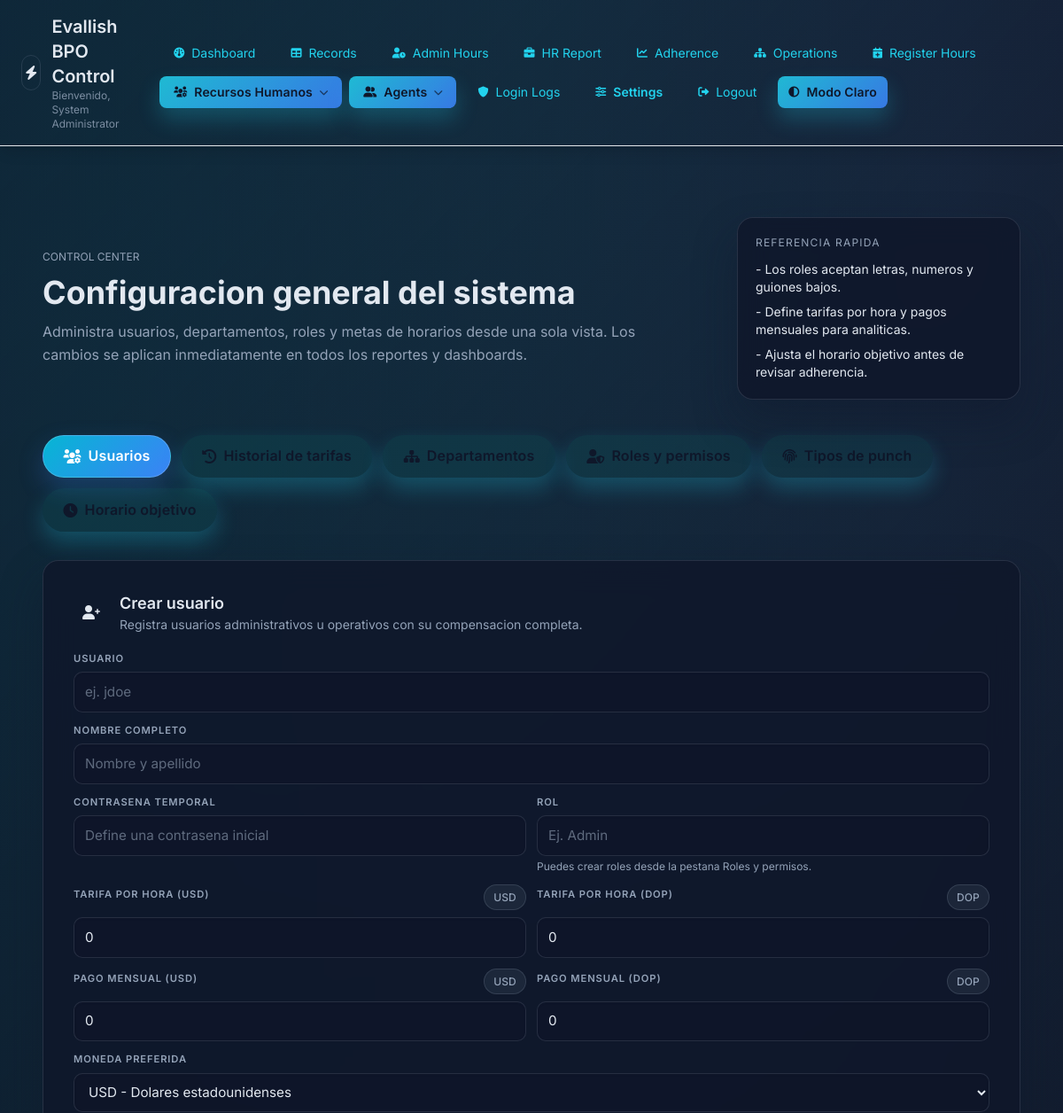
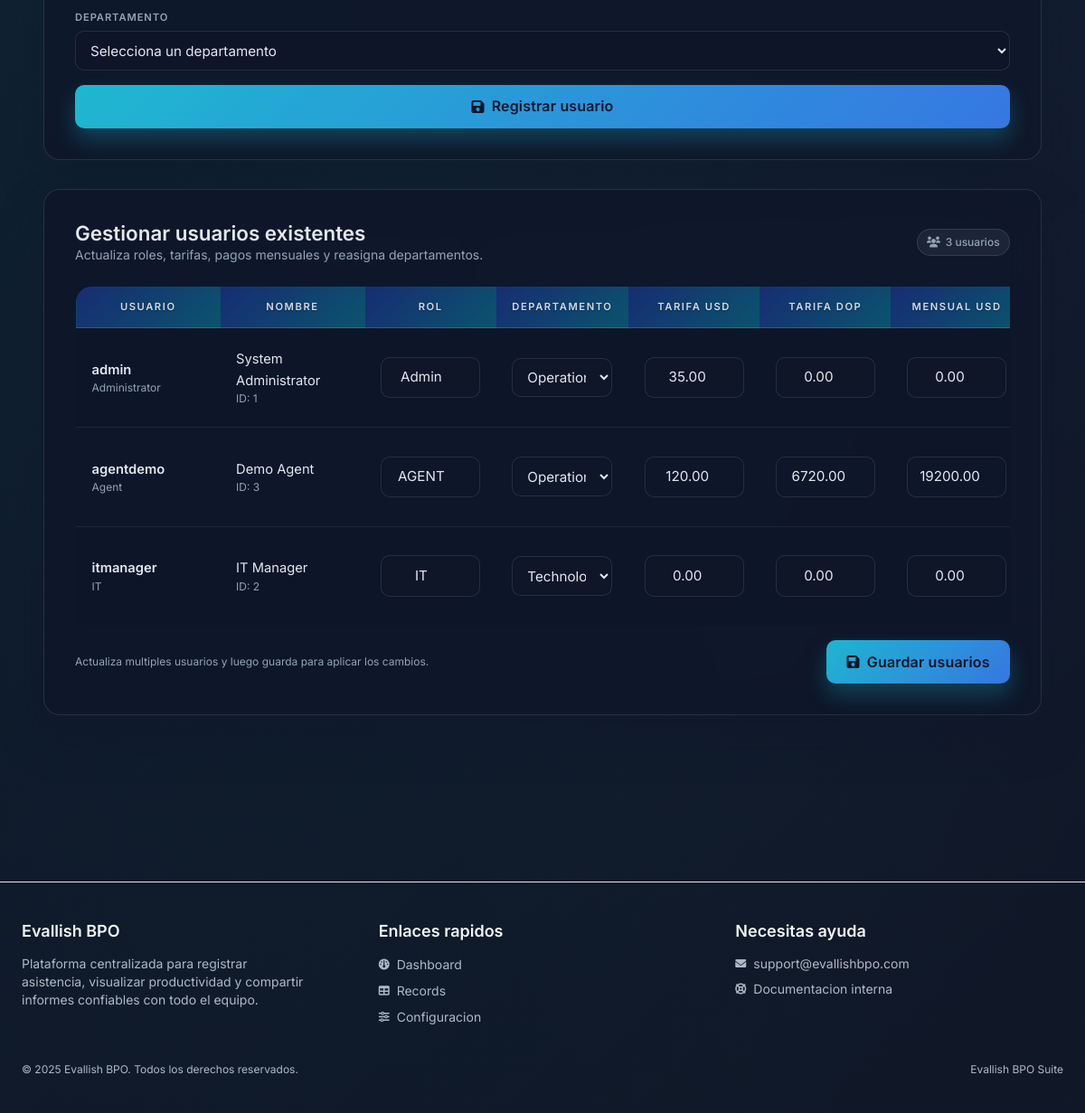
The page /settings.php (signed in) on the database its author committed (2 pictures, top to bottom).
### tables this page shows
CREATE TABLE `users` (
  `id` int(10) UNSIGNED NOT NULL,
  `username` varchar(50) NOT NULL,
  `employee_code` varchar(20) DEFAULT NULL,
  `full_name` varchar(150) NOT NULL,
  `password` varchar(255) NOT NULL COMMENT 'Passwords are stored as plain text by the current application.',
  `role` varchar(50) NOT NULL DEFAULT 'AGENT',
  `hourly_rate` decimal(10,2) NOT NULL DEFAULT 0.00,
  `monthly_salary` decimal(12,2) NOT NULL DEFAULT 0.00,
  `hourly_rate_dop` decimal(12,2) NOT NULL DEFAULT 0.00,
  `monthly_salary_dop` decimal(14,2) NOT NULL DEFAULT 0.00,
  `preferred_currency` varchar(3) NOT NULL DEFAULT 'USD',
  `department_id` int(10) UNSIGNED DEFAULT NULL,
  `exit_time` time DEFAULT NULL COMMENT 'Hora de salida personalizada para este empleado',
  `overtime_multiplier` decimal(4,2) DEFAULT NULL COMMENT 'Multiplicador personalizado de horas extras (NULL = usar configuracion global)',
  `reset_token` varchar(64) DEFAULT NULL,
  `token_expiry` datetime DEFAULT NULL,
  `created_at` timestamp NOT NULL DEFAULT current_timestamp()
);

CREATE TABLE `roles` (
  `id` int(10) UNSIGNED NOT NULL,
  `name` varchar(100) NOT NULL,
  `label` varchar(150) DEFAULT NULL,
  `description` text DEFAULT NULL,
  `created_at` timestamp NOT NULL DEFAULT current_timestamp(),
  `updated_at` timestamp NULL DEFAULT NULL ON UPDATE current_timestamp()
);

CREATE TABLE `departments` (
  `id` int(10) UNSIGNED NOT NULL,
  `name` varchar(150) NOT NULL,
  `description` text DEFAULT NULL,
  `created_at` timestamp NOT NULL DEFAULT current_timestamp(),
  `updated_at` timestamp NULL DEFAULT NULL ON UPDATE current_timestamp()
);

### db.php (called while the page is built, shortened)
<?php
if (!function_exists('getAllDepartments')) {
    function getAllDepartments(PDO $pdo): array
    {
        $stmt = $pdo->query("SELECT id, name, COALESCE(description, '') AS description FROM departments ORDER BY name");
        return $stmt->fetchAll(PDO::FETCH_ASSOC) ?: [];
    }
}
?>

### settings.php (the view, shortened to what this page needs)
<?php
include 'db.php';
$departments = getAllDepartments($pdo);
$userStmt = $pdo->query("
    SELECT
        u.id,
        u.username,
        u.full_name,
        u.role,
        u.hourly_rate,
        u.monthly_salary,
        u.hourly_rate_dop,
        u.monthly_salary_dop,
        u.preferred_currency,
        u.department_id,
        u.exit_time,
        u.overtime_multiplier,
        u.created_at,
        r.label AS role_label,
        d.name AS department_name
    FROM users u
    LEFT JOIN roles r ON r.name = u.role
    LEFT JOIN departments d ON d.id = u.department_id
    ORDER BY u.username
");
$users = $userStmt->fetchAll(PDO::FETCH_ASSOC);
?>
<?php include 'header.php'; ?>
<section class="space-y-12">
    <div class="max-w-7xl mx-auto px-6 py-10 space-y-10">
        <div class="flex flex-col gap-6 lg:flex-row lg:items-center lg:justify-between">
            <div class="space-y-3">
                <p class="text-muted text-xs uppercase tracking-[0.35em]">Control Center</p>
                <h1 class="text-primary text-3xl md:text-4xl font-bold">Configuracion general del sistema</h1>
                <p class="text-muted max-w-2xl">Administra usuarios, departamentos, roles y metas de horarios desde una sola vista. Los cambios se aplican inmediatamente en todos los reportes y dashboards.</p>
            </div>
            <div class="section-card w-full lg:w-80 p-5 space-y-3">
                <p class="text-muted text-xs uppercase tracking-widest">Referencia rapida</p>
                <ul class="text-sm text-primary space-y-2">
                    <li>- Los roles aceptan letras, numeros y guiones bajos.</li>
                    <li>- Define tarifas por hora y pagos mensuales para analiticas.</li>
                    <li>- Ajusta el horario objetivo antes de revisar adherencia.</li>
                </ul>
            </div>
        </div>
        <div id="quick-actions-grid" class="grid grid-cols-1 xl:grid-cols-3 gap-6">
            <article id="create-user-card" class="glass-card space-y-5">
                <div class="flex items-center gap-3">
                    <div class="h-10 w-10 rounded-xl bg-cyan-500/15 text-primary flex items-center justify-center">
                        <i class="fas fa-user-plus text-cyan-300"></i>
                    </div>
                    <div>
                        <h2 class="text-primary text-lg font-semibold">Crear usuario</h2>
                        <p class="text-muted text-sm">Registra usuarios administrativos u operativos con su compensacion completa.</p>
                    </div>
                </div>
                <form method="POST" class="space-y-4">
                    <div class="space-y-3">
                        <div>
                            <label class="form-label">Usuario</label>
                            <input type="text" name="username" required class="input-control" placeholder="ej. jdoe">
                        </div>
                        <div>
                            <label class="form-label">Nombre completo</label>
                            <input type="text" name="full_name" required class="input-control" placeholder="Nombre y apellido">
                        </div>
                        <div class="grid grid-cols-1 md:grid-cols-2 gap-3">
                            <div>
                                <label class="form-label">Contrasena temporal</label>
                                <input type="text" name="password" required class="input-control" placeholder="Define una contrasena inicial">
                            </div>
                            <div>
                                <label class="form-label">Rol</label>
                                <input type="text" name="role" list="role-options" required class="input-control" placeholder="Ej. Admin">
                                <p class="text-muted text-xs mt-1">Puedes crear roles desde la pestana Roles y permisos.</p>
                            </div>
                        </div>
                        <div class="grid grid-cols-1 lg:grid-cols-2 gap-3">
                            <div class="space-y-2">
                                <div class="flex items-center justify-between">
                                    <label class="form-label">Tarifa por hora (USD)</label>
                                    <span class="chip">USD</span>
                                </div>
                                <input type="number" step="0.01" min="0" name="hourly_rate_usd" class="input-control" value="0">
                            </div>
                            <div class="space-y-2">
                                <div class="flex items-center justify-between">
                                    <label class="form-label">Tarifa por hora (DOP)</label>
                                    <span class="chip">DOP</span>
                                </div>
                                <input type="number" step="0.01" min="0" name="hourly_rate_dop" class="input-control" value="0">
                            </div>
                            <div class="space-y-2">
                                <div class="flex items-center justify-between">
                                    <label class="form-label">Pago mensual (USD)</label>
                                    <span class="chip">USD</span>
                                </div>
                                <input type="number" step="0.01" min="0" name="monthly_salary_usd" class="input-control" value="0">
                            </div>
                            <div class="space-y-2">
                                <div class="flex items-center justify-between">
                                    <label class="form-label">Pago mensual (DOP)</label>
                                    <span class="chip">DOP</span>
                                </div>
                                <input type="number" step="0.01" min="0" name="monthly_salary_dop" class="input-control" value="0">
                            </div>
                        </div>
                        <div>
                            <label class="form-label">Moneda preferida</label>
                            <select name="preferred_currency" class="select-control">
                                <option value="USD">USD - Dolares estadounidenses</option>
                            </select>
                        </div>
                        <div>
                            <label class="form-label">Departamento</label>
                            <select name="department_id" class="select-control" required <?= empty($departments) ? 'disabled' : '' ?>>
                                <option value="">Selecciona un departamento</option>
                            </select>
                        </div>
                    </div>
                    <button type="submit" class="btn-primary w-full justify-center" <?= empty($departments) ? 'disabled' : '' ?>>
                        <i class="fas fa-save"></i>
                        Registrar usuario
                    </button>
                </form>
            </article>
        </div>
        <section id="manage-users-section" class="glass-card space-y-6">
            <div class="panel-heading">
                <div>
                    <h2 class="text-primary text-xl font-semibold">Gestionar usuarios existentes</h2>
                    <p class="text-muted text-sm">Actualiza roles, tarifas, pagos mensuales y reasigna departamentos.</p>
                </div>
                <span class="chip"><i class="fas fa-users"></i> <?= count($users) ?> usuarios</span>
            </div>
            <form method="POST" class="space-y-4">
                <div class="responsive-scroll">
                    <table class="data-table manage-users-table">
                        <thead>
                            <tr>
                                <th>Usuario</th>
                                <th>Nombre</th>
                                <th>Rol</th>
                                <th>Departamento</th>
                                <th>Tarifa USD</th>
                                <th>Tarifa DOP</th>
                                <th>Mensual USD</th>
                            </tr>
                        </thead>
                        <tbody>
                            <?php foreach ($users as $user): ?>
                                <tr>
                                    <td>
                                        <div class="font-semibold text-primary"><?= htmlspecialchars($user['username']) ?></div>
                                        <?php if (!empty($user['role_label'])): ?>
                                            <div class="text-muted text-xs"><?= htmlspecialchars($user['role_label']) ?></div>
                                        <?php endif; ?>
                                    </td>
                                    <td>
                                        <div class="text-primary"><?= htmlspecialchars($user['full_name']) ?></div>
                                        <div class="text-muted text-xs">ID: <?= (int) $user['id'] ?></div>
                                    </td>
                                    <td>
                                        <input type="text" name="role[<?= (int) $user['id'] ?>]" value="<?= htmlspecialchars($user['role']) ?>" list="role-options" class="input-control">
                                    </td>
                                <td>
                                    <select name="department_id[<?= (int) $user['id'] ?>]" class="select-control">
                                        <?php foreach ($departments as $department): ?>
                                            <option value="<?= (int) $department['id'] ?>" <?php if ((int) ($user['department_id'] ?? 0) === (int) $department['id']) echo 'selected'; ?>><?= htmlspecialchars($department['name']) ?></option>
                                        <?php endforeach; ?>
                                    </select>
                                </td>
                                <td>
                                    <input type="number" name="hourly_rate_usd[<?= (int) $user['id'] ?>]" value="<?= htmlspecialchars(number_format((float) $user['hourly_rate'], 2, '.', '')) ?>" step="0.01" min="0" class="input-control">
                                </td>
                                <td>
                                    <input type="number" name="hourly_rate_dop[<?= (int) $user['id'] ?>]" value="<?= htmlspecialchars(number_format((float) $user['hourly_rate_dop'], 2, '.', '')) ?>" step="0.01" min="0" class="input-control">
                                </td>
                                <td>
                                    <input type="number" name="monthly_salary_usd[<?= (int) $user['id'] ?>]" value="<?= htmlspecialchars(number_format((float) $user['monthly_salary'], 2, '.', '')) ?>" step="0.01" min="0" class="input-control">
                                </td>
                            </tr>
                            <?php endforeach; ?>
                        </tbody>
                    </table>
                </div>
                <div class="flex flex-col sm:flex-row sm:items-center sm:justify-between gap-3">
                    <p class="text-muted text-xs">Actualiza multiples usuarios y luego guarda para aplicar los cambios.</p>
                    <button type="submit" class="btn-primary">
                        <i class="fas fa-save"></i>
                        Guardar usuarios
                    </button>
                </div>
            </form>
        </section>
</div>
</section>
<?php include 'footer.php'; ?>

### rows shown on the page
users: username "admin", roles.label "Administrator", full_name "System Administrator", id "1", role "Admin", department+id "Operations", hourly_rate "35.00", hourly_rate_dop "0.00", monthly_salary "0.00"
users: username "agentdemo", roles.label "Agent", full_name "Demo Agent", id "3", role "AGENT", department+id "Operations", hourly_rate "120.00", hourly_rate_dop "6720.00", monthly_salary "19200.00"
users: username "itmanager", roles.label "IT", full_name "IT Manager", id "2", role "IT", department+id "Technology", hourly_rate "0.00", hourly_rate_dop "0.00", monthly_salary "0.00"

### other values the page prints
$userDisplayName "System Administrator"
$item['label'] "Dashboard"
$item['label'] "Records"
$item['label'] "Admin Hours"
$item['label'] "HR Report"
$item['label'] "Adherence"
$item['label'] "Operations"
$item['label'] "Register Hours"
$item['label'] "Recursos Humanos"
$item['label'] "Agents"
$item['label'] "Login Logs"
$item['label'] "Settings"
$themeLabel "Modo Claro"
count($users) "3"
